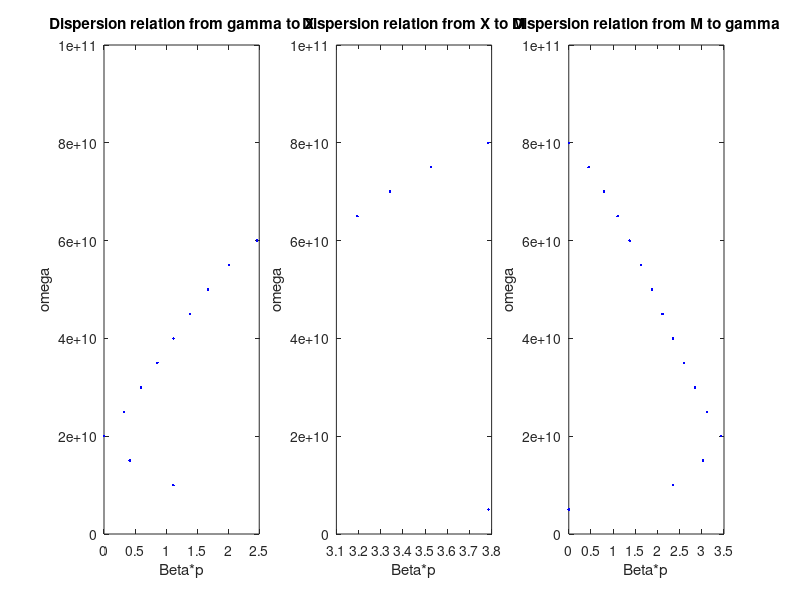

This chart was generated by the following MATLAB code: (Note: this script raises an error after producing the figure.)
%% 计算二维的CRLH的色散曲面

%初始化
clear
clc
close all

%四个电路参数
LR = 2.5 * 1e-9; %右手单位长度电感
CR = 1e-12; %右手单位长度电感
LL = 2.5 * 1e-9; %右手单位长度电感
CL = 1e-12; %右手单位长度电感

%扫频范围
Omega = 1e11;
omega = 0:Omega / 20:Omega;

%晶格间距
px = 10 * 1e-3;
py = 20 * 1e-3;

%电路
Z = 1i * omega * LR / 2 + 1 ./ (1i * 2 * omega * CL);
Y = 1i * omega * CR + 1 ./ (1i * omega * LL);
x = -Z .* Y;

%% fig4.5(a)
%gamma->X
kpx = acos(1 - x / 2);
kpy = 0;
%这里把虚部为0的点去掉
idx = imag(kpx) == 0;
kpx = kpx(idx);
omega1 = omega(idx);

%因为Beta是向量，所以取范数
Beta = sqrt(real(kpy) .^ 2 + real(kpx) .^ 2);

h1 = figure;
subplot(1, 3, 1)
plot(Beta, omega1, '.', 'Color', 'b')
ylim([0 Omega])
xlabel('Beta*p')
ylabel('omega')
title('Dispersion relation from gamma to X')

%X->M
kpx = pi;
kpy = acos(3 - x / 2);
idx = imag(kpy) == 0;
kpy = kpy(idx);
omega2 = omega(idx);

Beta = sqrt(real(kpy) .^ 2 + real(kpx) .^ 2);

subplot(1, 3, 2)
plot(Beta, omega2, '.', 'Color', 'b')
ylim([0 Omega])
xlabel('Beta*p')
ylabel('omega')
title('Dispersion relation from X to M')

%M->gamma
kpx = acos(1 - x / 4);
kpy = acos(1 - x / 4);
idx = imag(kpx) == 0;
kpx = kpx(idx);
idx = imag(kpy) == 0;
kpy = kpy(idx);

omega3 = omega(idx);

Beta = sqrt(real(kpy) .^ 2 + real(kpx) .^ 2);
%这里反转Beta是为了便于画图，没有实际意义
Beta = -Beta + max(Beta);

subplot(1, 3, 3)
plot(Beta, omega3, '.', 'Color', 'b')
ylim([0 Omega])
xlabel('Beta*p')
ylabel('omega')
title('Dispersion relation from M to gamma')

%% fig4.5(b)
kpx = linspace(-pi, pi, 100);
kpy = linspace(-pi, pi, 100);

% 创建网格
[KPX, KPY] = meshgrid(kpx, kpy);
Z = cos(KPX) + cos(KPY);
k = 2 - x / 2;
%取实数解
idx = k >= -2 & k <= 2;
k = k(idx);
omega4 = omega(idx);
eps = 1e-3;
results_kpx = cell(1, length(k));
results_kpy = cell(1, length(k));

for i = 1:length(k)
    xy_pairs = find(abs(Z - k(i)) < eps);
    [x_sol, y_sol] = ind2sub(size(Z), xy_pairs);
    results_kpx{i} = kpx(x_sol);
    results_kpy{i} = kpy(y_sol);
end

max_length = max(cellfun(@numel, results_kpx));

% 创建一个大数组并用NaN填充
big_array_kpx = NaN(length(k), max_length);
big_array_kpy = NaN(length(k), max_length);

% 填充数组
for i = 1:length(k)
    len = numel(results_kpx{i});
    big_array_kpx(i, 1:len) = results_kpx{i};
    big_array_kpy(i, 1:len) = results_kpy{i};
    %现在big_array每一行对应一个频率的kpx和kpy的值
end

% 将数组转换为列向量
X = big_array_kpx';
Y = big_array_kpy';
X = X(:)';
Y = Y(:)';
% 将频率转换为对角矩阵
Z = Remap(omega4, max_length);
Z(Z == 0) = NaN;

h2 = figure;
plot3(X, Y, Z, 'b.')
xlabel('kx*px')
ylabel('ky*py')
zlabel('omega')
title('Dispersion relation of 2D CRLH')
grid on
